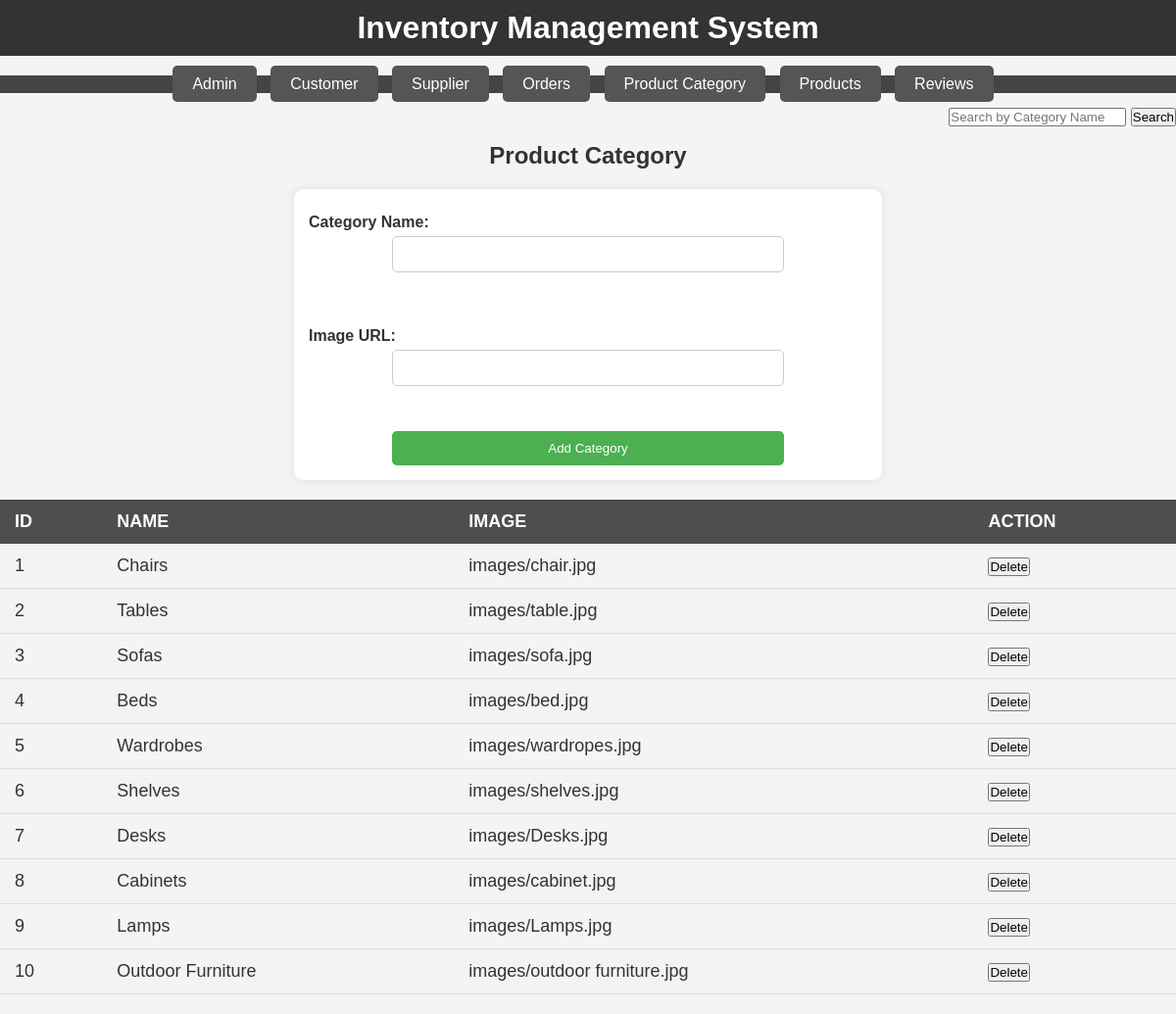
The app's page /admin/dash/product-category.php with its own data.
### tables this page shows
CREATE TABLE `productcategories` (
  `ID` int(11) NOT NULL,
  `Name` varchar(50) NOT NULL,
  `image` varchar(500) NOT NULL
);

### admin/dash/product-category.php (the view, shortened to what this page needs)
<!DOCTYPE html>
<html lang="en">
<head>
    <link rel="stylesheet" href="../css/astyle.css">
    <link rel="stylesheet" href="../css/style.css">
</head>
<body>
    <header>
        <h1>Inventory Management System</h1>
    </header>
    <nav>
        <ul>
            <li><a href="admin.php">Admin</a></li>
            <li><a href="customer.php">Customer</a></li>
            <li><a href="supplier.php">Supplier</a></li>
            <li><a href="orders.php">Orders</a></li>
            <li><a href="product-category.php">Product Category</a></li>
            <li><a href="products.php">Products</a></li>
            <li><a href="reviews.php">Reviews</a></li>
        </ul>
        <form action="product-category.php" method="get" style="float: right; margin-top: 15px;">
            <input type="text" name="search_name" placeholder="Search by Category Name">
            <button type="submit">Search</button>
        </form>
    </nav>
    <main>
        <h2>Product Category</h2>
        <form class="AForm" action="add_product_category.php" method="post">
        <label for="category_name">Category Name:</label>
        <input type="text" id="category_name" name="category_name" required>
        <br><br>
        <label for="category_image">Image URL:</label>
        <input type="text" id="category_image" name="category_image" required>
        <br><br>
        <button type="submit">Add Category</button>
    </form>
        <table>
            <thead>
                <tr>
                    <?php
                    $conn = new mysqli("localhost", "root", "", "furniture_shop2");
                    $result = $conn->query("SHOW COLUMNS FROM productcategories");
                    while ($row = $result->fetch_assoc()) {
                        echo "<th>" . $row['Field'] . "</th>";
                    }
                    echo "<th>Action</th>";
                    ?>
                </tr>
            </thead>
            <tbody>
                <?php
                if (isset($_GET['search_name']) && !empty($_GET['search_name'])) {
                    $search_name = $conn->real_escape_string($_GET['search_name']);
                    $sql = "SELECT * FROM productcategories WHERE name LIKE '%$search_name%'";
                } else {
                    $sql = "SELECT * FROM productcategories";
                }
                $result = $conn->query($sql);
                if ($result->num_rows > 0) {
                    while ($row = $result->fetch_assoc()) {
                        echo "<tr>";
                        foreach ($row as $column) {
                            echo "<td>" . $column . "</td>";
                        }
                        echo "<td>";
                        echo "<form action='delete_product-category.php' method='post' onsubmit='return confirm(\"Are you sure you want to delete this category?\");'>";
                        echo "<button type='submit'>Delete</button>";
                        echo "</form>";
                        echo "</td>";
                        echo "</tr>";
                    }
                } else {
                    echo "<tr><td colspan='4'>No categories found</td></tr>";
                }
                ?>
            </tbody>
        </table>
    </main>
</body>
</html>

### admin/css/astyle.css (style rules this page uses)
table { width: 100%; border-collapse: collapse; margin: 20px 0; font-size: 18px; text-align: left; }
thead th { background-color: #4f4e4e; color: #fff; padding: 12px 15px; text-transform: uppercase; }
tbody td { padding: 12px 15px; border-bottom: 1px solid #ddd; }
tbody tr:nth-child(even) { background-color: #f3f3f3; }
.AForm { background-color: white; padding: 15px; border-radius: 10px; box-shadow: 0 0 10px rgba(0, 0, 0, 0.1); max-width: 600px; width: 100%; margin: 20px auto; display: flex; flex-direction: column; align-items: center; max-height: 500px; overflow: auto; }
.AForm label { margin: 10px 0 5px; font-weight: bold; width: 100%; text-align: left; }
.AForm input[type="text"], .AForm input[type="number"], .AForm input[type="email"], .AForm input[type="password"] { width: 100%; max-width: 400px; padding: 10px; margin-bottom: 10px; border: 1px solid #ccc; border-radius: 5px; }
.AForm button { background-color: #4CAF50; color: white; border: none; padding: 10px 20px; border-radius: 5px; cursor: pointer; width: 100%; max-width: 400px; }

### admin/css/style.css (style rules this page uses)
* { margin: 0; padding: 0; box-sizing: border-box; }
body { font-family: Arial, sans-serif; background-color: #f4f4f4; color:#333; }
header { background-color: #333; color: #fff; padding: 10px 0; text-align: center; }
nav { margin: 20px 0; background-color: #444; text-align: center; }
nav ul { list-style-type: none; }
nav ul li { display: inline-block; margin-right: 10px; }
nav ul li a { text-decoration: none; color: #fff; padding: 10px 20px; background-color: #555; border-radius: 5px; transition: background-color 0.3s; }
main { text-align: center; margin-top: 50px; }
main h2 { font-size: 24px; margin-bottom: 20px; }

### records on screen
productcategories: ID "1", Name "Chairs", image "images/chair.jpg"
productcategories: ID "2", Name "Tables", image "images/table.jpg"
productcategories: ID "3", Name "Sofas", image "images/sofa.jpg"
productcategories: ID "4", Name "Beds", image "images/bed.jpg"
productcategories: ID "5", Name "Wardrobes", image "images/wardropes.jpg"
productcategories: ID "6", Name "Shelves", image "images/shelves.jpg"
productcategories: ID "7", Name "Desks", image "images/Desks.jpg"
productcategories: ID "8", Name "Cabinets", image "images/cabinet.jpg"
productcategories: ID "9", Name "Lamps", image "images/Lamps.jpg"
productcategories: ID "10", Name "Outdoor Furniture", image "images/outdoor furniture.jpg"

### other values on screen
$row['Field'] "ID"
$row['Field'] "NAME"
$row['Field'] "IMAGE"
